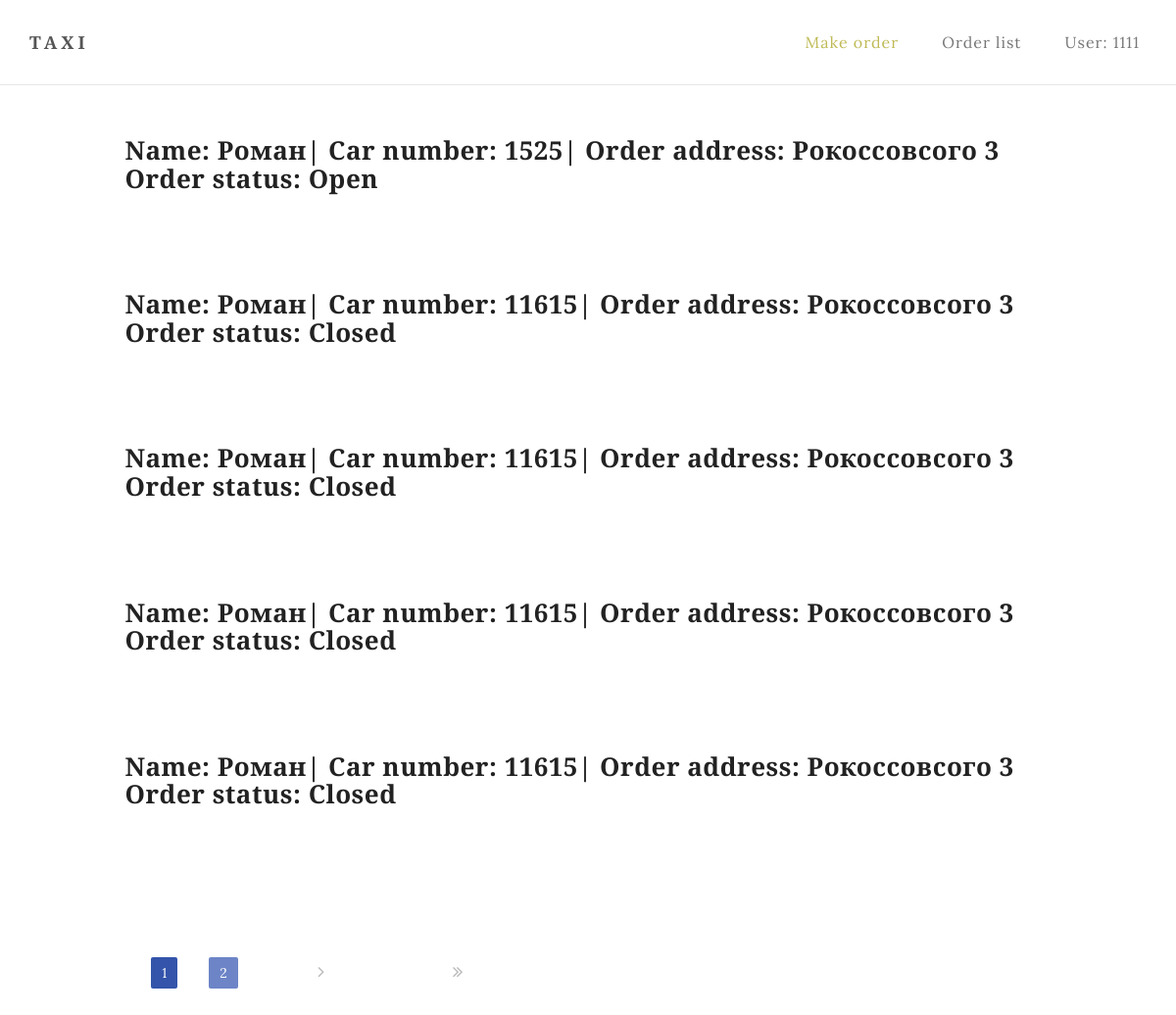
Screenshot of /orders/ (signed in) with the database file from the repository.
### service/models.py (models this page shows, shortened)
class Order(models.Model):
    name_reg = RegexValidator(regex=r'^[А-Яа-я ]{5,50}$',
                              message='The name must be written in Cyrillic and not more than 50 characters!')
    phone_reg = RegexValidator(regex=r'^[+]{1}(380)[(]{0,1}[0-9]{2}[)]{0,1}[0-9]{3}[-]{1}[0-9]{2}[-]{1}[0-9]{2}$',
                               message='Phone number must be entered in the format: "+380(XX)XXX-XX-XX" !')
    name = models.CharField(validators=[name_reg], max_length=50)
    phone = models.CharField(validators=[phone_reg], max_length=18)
    order_add = models.CharField(max_length=255)
    destination_add = models.CharField(max_length=255)
    des_time = models.TimeField()
    status = models.CharField(default='Open', max_length=6)
    car = models.ForeignKey(Car, on_delete=models.DO_NOTHING, default=None, blank=True)
    date = models.DateTimeField(auto_created=True, default=timezone.now())
    class Meta:
        ordering = ['-status', '-date']

class Car(models.Model):
    model = models.CharField(max_length=255)
    available = models.BooleanField(default=True)
    car_num = models.CharField(max_length=15, default=None, unique=True)
    class Meta:
        ordering = ['model']

### service/views.py (the view)
# urls.py: path('orders/', Order_List.as_view(), name='list'),
class Order_List(LoginRequiredMixin, ListView):
    login_url = '/login/'
    redirect_field_name = '/orders/'
    model = Order
    template_name = 'order_list.html'
    paginate_by = 5

### service/templatetags/tags.py (called while the page is built)
@register.simple_tag(takes_context=True)
def param_replace(context, **kwargs):
    d = context['request'].GET.copy()
    for k, v in kwargs.items():
        d[k] = v
    for k in [k for k, v in d.items() if not v]:
        del d[k]
    return d.urlencode()

### templates/order_list.html (shortened to what this page needs)
{% extends 'base.html' %}
{% load static %}
{% block main %}
{% if object_list %}
<div class="container">
    <div class="row">
        {% for order in object_list %}
        <div class="col-md-offset-1 col-md-10 col-sm-12">
            <div class="blog-post-thumb">
                <div class="blog-post-title">
                    <h3><a href="{% url 'detail' order.id %}">Name: {{order.name}}|
                        Car number: {{order.car.car_num}}|
                        Order address: {{order.order_add}}
                        Order status: {{order.status}}</a></h3>
                </div>
            </div>
        </div>
        {% endfor %}
    </div>
</div>
{% endif %}
{% include 'paginator.html' %}
{% endblock %}

### templates/base.html (shortened to what this page needs)
<!DOCTYPE html>
<html lang="en">
{% load static %}
<head>
    <link rel="stylesheet" href="{% static 'css/bootstrap.min.css' %}">
    <link rel="stylesheet" href="{% static 'css/font-awesome.min.css' %}">
    <link href="https://maxcdn.bootstrapcdn.com/font-awesome/4.7.0/css/font-awesome.min.css" rel="stylesheet">
    <link rel="stylesheet" href="{% static 'css/style.css' %}">
    <link rel="stylesheet" href="{% static 'css/custom.css' %}">
    <link href="https://maxcdn.bootstrapcdn.com/font-awesome/4.7.0/css/font-awesome.min.css" rel="stylesheet">
</head>
<body>
<div class="navbar navbar-default navbar-static-top" role="navigation">
    <div class="container">
        <div class="navbar-header">
            <a href="{% url 'order' %}" class="navbar-brand">Taxi</a>
        </div>
        <div class="collapse navbar-collapse">
            <ul class="nav navbar-nav navbar-right">
                <li class="active"><a href="{% url 'order' %}">Make order</a></li>
                <li><a href="{% url 'list' %}">Order list</a></li>
                {% if user.is_authenticated %}
                <li><a href="{% url 'login' %}">User: {{ user.username }}</a></li>
                {% else %}
                <li><a href="{% url 'login' %}">Login</a></li>
                {% endif %}
            </ul>
        </div>
    </div>
</div>
{% block main %}
{% endblock %}
</body>
</html>

### static/css/style.css (style rules this page uses)
body { background: #ffffff; font-family: 'Lora', serif; font-style: normal; font-weight: 300; overflow-x: hidden; }
h1,h2,h3,h4,h5,h6 { font-family: 'Merriweather', serif; font-style: normal; font-weight: bold; letter-spacing: 0.5px; }
h2,h3 { padding-bottom: 6px; }
h3 { font-size: 26px; }
html { -webkit-font-smoothing: antialiased; }
a { color: #4d638c; -webkit-transition: 0.5s; -o-transition: 0.5s; transition: 0.5s; text-decoration: none !important; }
* { -webkit-box-sizing: border-box; -moz-box-sizing: border-box; box-sizing: border-box; }
*:before, *:after { -webkit-box-sizing: border-box; -moz-box-sizing: border-box; box-sizing: border-box; }
.navbar-default { background: #ffffff; margin: 0 !important; padding: 18px 0; }
.navbar-default .navbar-brand { color: #555; font-family: 'Merriweather', serif; font-weight: bold; text-transform: uppercase; letter-spacing: 4px; margin: 0; }
.navbar-default .navbar-nav li a { color: #777; font-size: 16px; letter-spacing: 1px; -webkit-transition: all 0.4s ease-in-out; transition: all 0.4s ease-in-out; padding-right: 22px; padding-left: 22px; }
.navbar-default .navbar-nav li a:hover, .navbar-default .navbar-nav .active > a { color: #bfba55; }
.navbar-default .navbar-nav > .active > a, .navbar-default .navbar-nav > .active > a:hover, .navbar-default .navbar-nav > .active > a:focus { color: #bfba55; background-color: transparent; }
.blog-post-thumb { border-bottom: 1px solid #f0f0f0; padding-top: 32px; padding-bottom: 62px; margin-bottom: 32px; }
.blog-post-thumb:last-child { border-bottom: 0px; padding-bottom: 32px; margin-bottom: 0px; }
.blog-post-title a { color: #222; }

### rows the page displays
Order: name "Роман", car.car_num "1525", order_add "Рокоссовсого 3", status "Open"
Order: name "Роман", car.car_num "11615", order_add "Рокоссовсого 3", status "Closed"
Order: name "Роман", car.car_num "11615", order_add "Рокоссовсого 3", status "Closed"
Order: name "Роман", car.car_num "11615", order_add "Рокоссовсого 3", status "Closed"
Order: name "Роман", car.car_num "11615", order_add "Рокоссовсого 3", status "Closed"

### other values shown
{{ user.username }} "1111"
{{ num }} "1"
{{ num }} "2"
